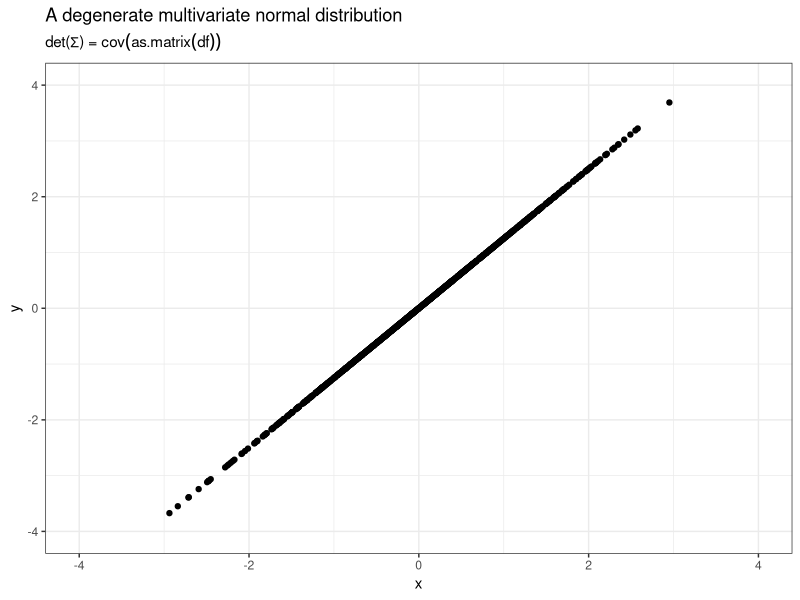

This figure's R source:
## ---- chunk 1
#| out.width: 50% 
#| fig.width: 5
#| fig.height: 5
#| echo: false
#| fig.align: center
#| warning: false

suppressMessages(library(tidyverse))
df <- tibble::tibble(x = rnorm(n = 1000), y = 1.25 * x)

ggplot(df, aes(x, y)) + 
geom_point() + 
theme_bw() + 
xlim(c(-4,4)) + 
ylim(c(-4,4)) + 
ggtitle("A degenerate multivariate normal distribution", 
expression(paste("det(", Sigma, ") = ", cov(as.matrix(df)) )))
